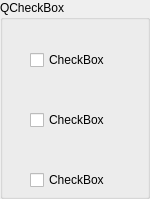
               <widget class="QGroupBox" name="groupBox">
                <property name="minimumSize">
                 <size>
                  <width>150</width>
                  <height>0</height>
                 </size>
                </property>
                <property name="maximumSize">
                 <size>
                  <width>150</width>
                  <height>200</height>
                 </size>
                </property>
                <property name="title">
                 <string>QCheckBox</string>
                </property>
                <widget class="QCheckBox" name="checkBox_3">
                 <property name="geometry">
                  <rect>
                   <x>30</x>
                   <y>50</y>
                   <width>75</width>
                   <height>20</height>
                  </rect>
                 </property>
                 <property name="text">
                  <string>CheckBox</string>
                 </property>
                </widget>
                <widget class="QCheckBox" name="checkBox_2">
                 <property name="geometry">
                  <rect>
                   <x>30</x>
                   <y>110</y>
                   <width>75</width>
                   <height>20</height>
                  </rect>
                 </property>
                 <property name="text">
                  <string>CheckBox</string>
                 </property>
                </widget>
                <widget class="QCheckBox" name="checkBox">
                 <property name="geometry">
                  <rect>
                   <x>30</x>
                   <y>170</y>
                   <width>75</width>
                   <height>20</height>
                  </rect>
                 </property>
                 <property name="text">
                  <string>CheckBox</string>
                 </property>
                </widget>
               </widget>
